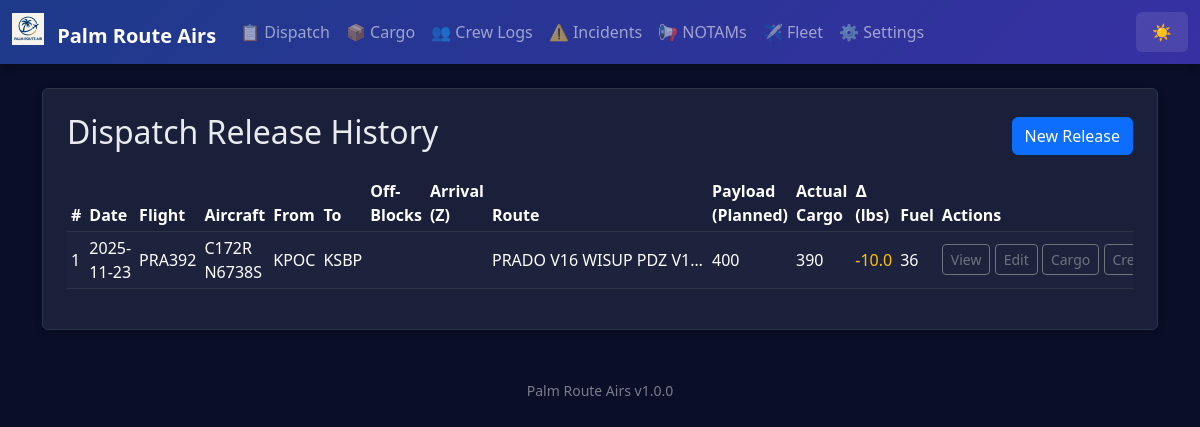
The app's page /dispatch/history, older data.
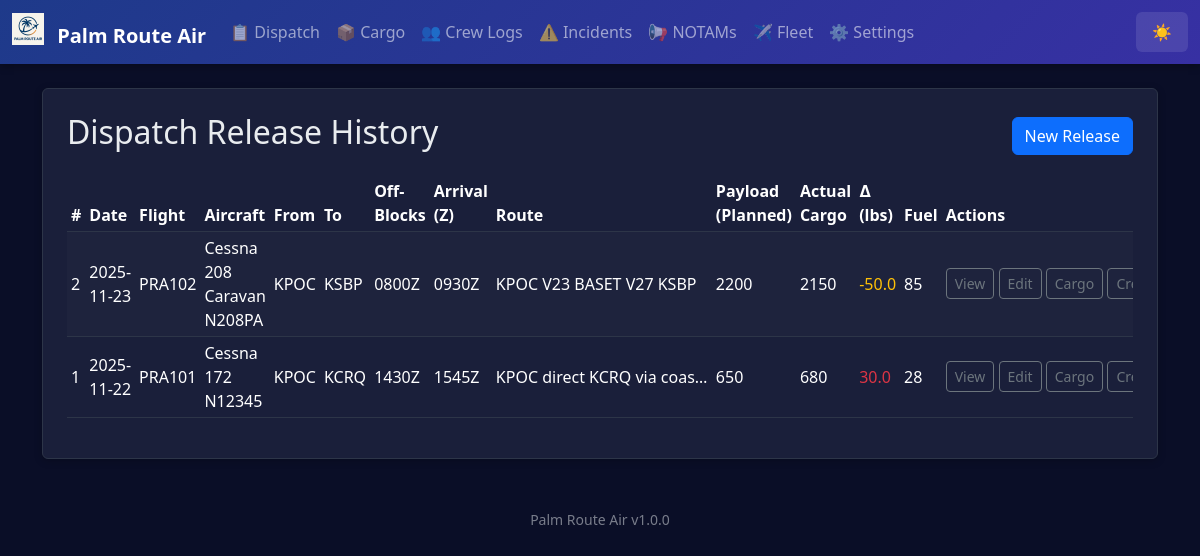
The same page, newer data.
### app.py (models this page shows)
class AppSettings(db.Model):
    id = db.Column(db.Integer, primary_key=True)
    company_name = db.Column(db.String(100), default='Palm Route Air')
    logo_filename = db.Column(db.String(120))  # stored in static/logos/
    difficulty = db.Column(db.String(20), default='Normal')  # Easy, Normal, Hard, Realistic
    realism_fuel_variance = db.Column(db.Float, default=0.05)  # ±5% revenue jitter
    realism_destination_penalty = db.Column(db.Float, default=0.25)  # 25% penalty for missed destination
    currency_symbol = db.Column(db.String(5), default='$')
    distance_unit = db.Column(db.String(10), default='NM')  # NM or KM
    weight_unit = db.Column(db.String(10), default='lbs')  # lbs or kg
    show_workflow_help = db.Column(db.Integer, default=1)  # 1 = show, 0 = hide

class DispatchRelease(db.Model):
    id = db.Column(db.Integer, primary_key=True)
    date = db.Column(db.String(20))
    flight_id = db.Column(db.String(20))
    aircraft = db.Column(db.String(50))
    fleet_entry_id = db.Column(db.Integer, db.ForeignKey('fleet_entry.id'))
    departure = db.Column(db.String(10))
    destination = db.Column(db.String(10))
    offblocks = db.Column(db.String(10))
    arrival = db.Column(db.String(10))
    route = db.Column(db.Text)
    payload_planned = db.Column(db.String(20))  # Planned payload weight (lbs)
    fuel_planned = db.Column(db.String(20))     # Planned fuel (gal or lbs)
    cargo_plan = db.Column(db.Text)             # Summary of intended cargo items
    alt_airports = db.Column(db.Text)           # Alternate airports list
    weather_brief = db.Column(db.Text)          # Weather summary / risks
    special_notes = db.Column(db.Text)          # Special instructions / hazards
    actual_cargo_weight = db.Column(db.String(20))  # Aggregated from linked manifests
    flight_plan_raw = db.Column(db.Text)        # Raw uploaded flight plan content (SimBrief, etc.)
    flight_plan_source = db.Column(db.String(30))  # Source identifier e.g. 'simbrief'
    briefing_pdf_filename = db.Column(db.String(120))  # Stored PDF briefing filename (in ./briefings)
    completed = db.Column(db.Integer, default=0)  # 0 = planned/in-progress, 1 = completed
    cargo_manifests = db.relationship('CargoManifest', backref='dispatch_release', lazy='dynamic')
    fleet_entry = db.relationship('FleetEntry', lazy='joined')

### app.py (the view)
@app.route('/dispatch/history')
def dispatch_history():
    releases = DispatchRelease.query.order_by(DispatchRelease.id.desc()).all()
    return render_template('dispatch_history.html', releases=releases)

### app.py (called while the page is built)
@app.context_processor
def inject_settings():
    try:
        settings = AppSettings.query.first()
        if not settings:
            settings = AppSettings(company_name='Palm Route Air')
    except:
        settings = None
    return dict(app_settings=settings, app_version=APP_VERSION)

### templates/dispatch_history.html (shortened to what this page needs)
{% extends 'base.html' %}
{% block content %}
<div class="p-4 bg-white rounded shadow-sm">
  <div class="d-flex justify-content-between align-items-center mb-3">
    <h2>Dispatch Release History</h2>
    <a href="{{ url_for('dispatch') }}" class="btn btn-primary">New Release</a>
  </div>
  {% if releases %}
  <div class="table-responsive">
    <table class="table table-sm table-striped align-middle">
      <thead>
        <tr>
          <th>#</th>
          <th>Date</th>
          <th>Flight</th>
          <th>Aircraft</th>
          <th>From</th>
          <th>To</th>
          <th>Off-Blocks</th>
          <th>Arrival (Z)</th>
          <th>Route</th>
          <th>Payload (Planned)</th>
          <th>Actual Cargo</th>
          <th>∆ (lbs)</th>
          <th>Fuel</th>
          <th>Actions</th>
        </tr>
      </thead>
      <tbody>
        {% for d in releases %}
        <tr>
          <td>{{ d.id }}</td>
          <td>{{ d.date }}</td>
          <td>{{ d.flight_id }}</td>
          <td>{{ d.aircraft }}</td>
          <td>{{ d.departure }}</td>
          <td>{{ d.destination }}</td>
          <td>{{ d.offblocks }}</td>
            <td>{{ d.arrival }}</td>
          <td style="max-width: 220px; white-space: nowrap; overflow: hidden; text-overflow: ellipsis;">{{ d.route }}</td>
          <td>{{ d.payload_planned or '—' }}</td>
          <td>{{ d.actual_cargo_weight or '—' }}</td>
          <td>
            {% if d.payload_planned and d.actual_cargo_weight %}
              {% set diff = (d.actual_cargo_weight|float) - (d.payload_planned|float) %}
              <span class="{% if diff|abs > 0 %}text-{{ 'danger' if diff > 0 else 'warning' }}{% endif %}">{{ diff|round(1) }}</span>
            {% else %}—{% endif %}
          </td>
          <td>{{ d.fuel_planned or '—' }}</td>
          <td class="text-nowrap">
            <a class="btn btn-outline-secondary btn-sm" href="{{ url_for('dispatch_detail', id=d.id) }}">View</a>
            <a class="btn btn-outline-secondary btn-sm" href="{{ url_for('dispatch_edit', id=d.id) }}">Edit</a>
            <a class="btn btn-outline-secondary btn-sm" href="{{ url_for('cargo', date=d.date, flight_id=d.flight_id, aircraft=d.aircraft, departure=d.departure, arrival=d.destination, dispatch_release_id=d.id) }}">Cargo</a>
            <a class="btn btn-outline-secondary btn-sm" href="{{ url_for('crew', date=d.date, flight_id=d.flight_id, origin=d.departure, destination=d.destination, aircraft=d.aircraft, dispatch_release_id=d.id) }}">Crew Log</a>
          </td>
        </tr>
        {% endfor %}
      </tbody>
    </table>
  </div>
  {% else %}
  <p class="text-muted">No dispatch releases saved yet.</p>
  {% endif %}
</div>
{% endblock %}

### templates/base.html (shortened to what this page needs)
<!doctype html>
<html lang="en" data-bs-theme="dark">
  <head>
    <link href="https://cdn.jsdelivr.net/npm/bootstrap@5.3.3/dist/css/bootstrap.min.css" rel="stylesheet">
  </head>
  <body>
    <nav class="navbar navbar-expand-lg navbar-dark mb-4">
      <div class="container-fluid">
        <a class="navbar-brand fw-bold" href="{{ url_for('index') }}">
          {% if app_settings and app_settings.logo_filename %}
            <img src="{{ url_for('static', filename='logos/' + app_settings.logo_filename) }}" height="32" class="me-2" style="vertical-align: -0.125em;" alt="Logo">
          {% endif %}
          {{ app_settings.company_name if app_settings else 'Palm Route Air' }}
        </a>
        <div class="collapse navbar-collapse" id="navbarNav">
          <ul class="navbar-nav me-auto">
            <li class="nav-item"><a class="nav-link" href="{{ url_for('dispatch_history') }}">📋 Dispatch</a></li>
            <li class="nav-item"><a class="nav-link" href="{{ url_for('cargo_history') }}">📦 Cargo</a></li>
            <li class="nav-item"><a class="nav-link" href="{{ url_for('crew_history') }}">👥 Crew Logs</a></li>
            <li class="nav-item"><a class="nav-link" href="{{ url_for('incident_history') }}">⚠️ Incidents</a></li>
            <li class="nav-item"><a class="nav-link" href="{{ url_for('notams_history') }}">📢 NOTAMs</a></li>
            <li class="nav-item"><a class="nav-link" href="{{ url_for('fleet_history') }}">✈️ Fleet</a></li>
            <li class="nav-item"><a class="nav-link" href="{{ url_for('settings') }}">⚙️ Settings</a></li>
          </ul>
          <button class="theme-toggle text-white" onclick="toggleTheme()" title="Toggle theme">
            <span id="theme-icon">🌙</span>
          </button>
        </div>
      </div>
    </nav>
    <main class="container mb-5">
      {% block content %}{% endblock %}
    </main>
    <footer class="container text-center pb-3">
      <small class="text-muted">{{ app_settings.company_name if app_settings else 'Palm Route Air' }} {{ app_version }}</small>
    </footer>
  </body>
</html>

Row changes from the older to the newer data that the page shows:
changed AppSettings: company_name "Palm Route Airs" → "Palm Route Air"
added DispatchRelease: id "2", date "2025-11-23", flight_id "PRA102", aircraft "Cessna 208 Caravan N208PA", departure "KPOC", destination "KSBP", offblocks "0800Z", arrival "0930Z", route "KPOC V23 BASET V27 KSBP", payload_planned "2200", actual_cargo_weight "2150", diff "-50.0", fuel_planned "85"
changed DispatchRelease id 1: date "2025-11-23" → "2025-11-22"; flight_id "PRA392" → "PRA101"; aircraft "C172R N6738S" → "Cessna 172 N12345"; destination "KSBP" → "KCRQ"; offblocks (not shown) → "1430Z"; arrival (not shown) → "1545Z"; route "PRADO V16 WISUP PDZ V1…" → "KPOC direct KCRQ via coas…"; payload_planned "400" → "650"; actual_cargo_weight "390" → "680"; diff "-10.0" → "30.0"; fuel_planned "36" → "28"
